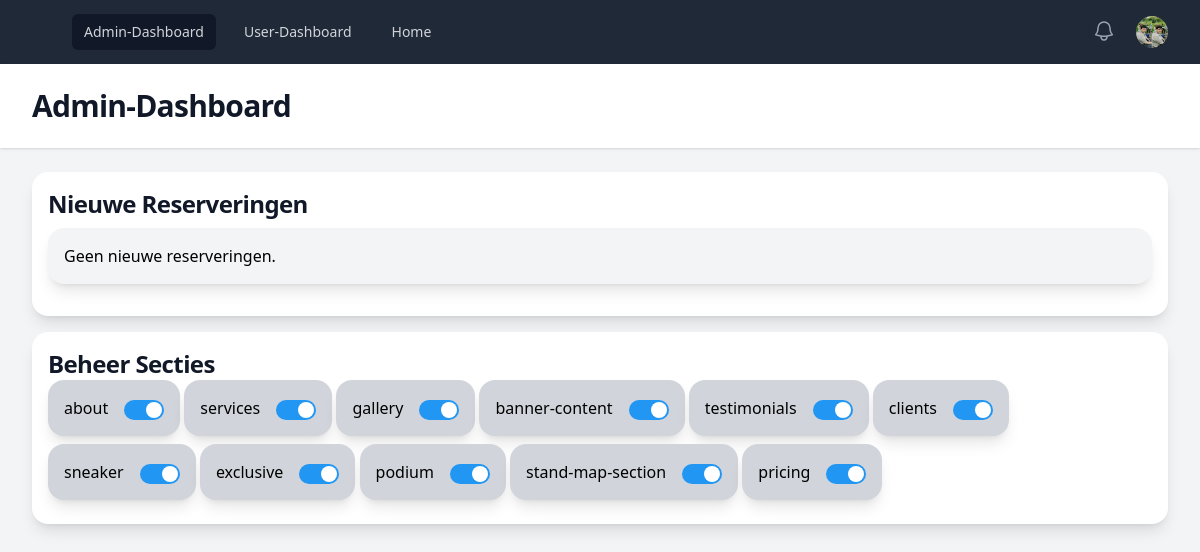
Page /admin_dashboard.php (signed in) on the committed database.
### tables this page shows
CREATE TABLE IF NOT EXISTS `users` (
  `id` int UNSIGNED NOT NULL AUTO_INCREMENT,
  `username` varchar(100) NOT NULL,
  `first_name` varchar(255) DEFAULT NULL,
  `last_name` varchar(255) DEFAULT NULL,
  `country` varchar(255) DEFAULT NULL,
  `street` varchar(255) DEFAULT NULL,
  `adres` varchar(255) DEFAULT NULL,
  `city` varchar(255) DEFAULT NULL,
  `state_province` varchar(255) DEFAULT NULL,
  `zip_postal_code` varchar(20) DEFAULT NULL,
  `email` varchar(100) NOT NULL,
  `password` varchar(255) NOT NULL,
  `created_at` timestamp NULL DEFAULT CURRENT_TIMESTAMP,
  `is_admin` tinyint(1) DEFAULT '0',
  `about` text,
  `profile_photo` varchar(255) DEFAULT 'assets/img/default/default-profile.png',
  `cover_photo` varchar(255) DEFAULT 'assets/img/default/default-cover.jpg',
  `PreOrder` tinyint(1) DEFAULT '0',
  `date` timestamp NULL DEFAULT CURRENT_TIMESTAMP,
  PRIMARY KEY (`id`),
  UNIQUE KEY `email` (`email`)
);

CREATE TABLE IF NOT EXISTS `sections` (
  `id` int NOT NULL AUTO_INCREMENT,
  `section_name` varchar(255) NOT NULL,
  `is_visible` tinyint(1) DEFAULT '1',
  PRIMARY KEY (`id`)
);

### admin_dashboard.php (the view, shortened to what this page needs)
<?php
include 'config/config.php';
$sql = "SELECT r.id, r.company_name, s.stand_number, p.plain_name, r.statuses FROM reservations r
        JOIN stands s ON r.stand_id = s.id
        JOIN plains p ON s.plain_id = p.id
        WHERE r.statuses = 'Pending'";
$stmt = $pdo->query($sql);
$allreservations = $stmt->fetchAll(PDO::FETCH_ASSOC);
$user_id = $_SESSION['user_id'];
$query = "SELECT * FROM users WHERE id = :user_id";
$stmt = $pdo->prepare($query);
$stmt->bindParam(':user_id', $user_id, PDO::PARAM_INT);
$stmt->execute();
$user = $stmt->fetch(PDO::FETCH_ASSOC);
?>
<!DOCTYPE html>
<html class="h-full bg-gray-100" lang="en">
<head>
    <script src="https://cdn.tailwindcss.com"></script>
</head>
<body class="h-full">
    <div class="min-h-full">
        <nav class="bg-gray-800">
            <div class="mx-auto max-w-7xl px-4 sm:px-6 lg:px-8">
                <div class="flex h-16 items-center justify-between">
                    <div class="flex items-center">
                        <div class="hidden md:block">
                            <div class="ml-10 flex items-baseline space-x-4">
                                <?php
                                if (isset($_SESSION['user_id']) && isset($_SESSION['is_admin']) && $_SESSION['is_admin'] === 1) {
                                    echo ('<a href="/admin_dashboard" class="rounded-md px-3 py-2 text-sm font-medium text-gray-300 bg-gray-900">Admin-Dashboard</a>
                                    <a href="/dashboard" class="rounded-md px-3 py-2 text-sm font-medium text-gray-300 hover:bg-gray-700 hover:text-white">User-Dashboard</a>
                                <a href="/" class="rounded-md px-3 py-2 text-sm font-medium text-gray-300 hover:bg-gray-700 hover:text-white">Home</a>');
                                } else {
                                    echo ('<a href="/dashboard" class="bg-gray-900 rounded-md px-3 py-2 text-sm font-medium text-gray-300">Dashboard</a>
                                <a href="/" class="rounded-md px-3 py-2 text-sm font-medium text-gray-300 hover:bg-gray-700 hover:text-white">Home</a>');
                                }
                                ?>
                            </div>
                        </div>
                    </div>
                    <div class="hidden md:flex items-center space-x-4">
                        <div class="relative">
                            <button type="button" id="notification-button" type="button" class="relative rounded-full bg-gray-800 p-1 text-gray-400 hover:text-white focus:outline-none focus:ring-2 focus:ring-white focus:ring-offset-2 focus:ring-offset-gray-800">
                            </button>
                        </div>
                        <div class="relative">
                            <button type="button" id="user-menu-button" class="relative flex items-center rounded-full bg-gray-800 text-sm focus:outline-none focus:ring-2 focus:ring-white">
                                <img class="h-8 w-8 rounded-full" src="<?php echo htmlspecialchars($user['profile_photo']); ?>" alt="Profile Photo">
                            </button>
                        </div>
                    </div>
                </div>
        </nav>
        <header class="bg-white shadow">
            <div class="mx-auto max-w-7xl px-4 py-6 sm:px-6 lg:px-8">
                <h1 class="text-3xl font-bold tracking-tight text-gray-900">Admin-Dashboard</h1>
            </div>
        </header>
        <main>
            <div class="mx-auto max-w-7xl px-4 py-6 sm:px-6 lg:px-8">
                <div class="bg-white p-4 rounded-2xl mb-4 shadow-lg">
                    <h2 class="text-2xl font-bold tracking-tight text-gray-900 mb-2">Nieuwe Reserveringen</h2>
                    <?php if (empty($allreservations)): ?>
                        <p class="mb-4 bg-gray-100 p-4 rounded-2xl mb-2 shadow-lg">Geen nieuwe reserveringen.</p>
                    <?php endif; ?>
                </div>
                <div class="bg-white p-4 rounded-2xl mb-4 shadow-lg">
                    <div class="flex grid">
                        <h2 class="text-2xl font-bold tracking-tight text-gray-900 col-span-full">Beheer Secties</h2>
                        <?php
                        $sql = "SELECT id, section_name, is_visible FROM sections";
                        $stmt = $pdo->query($sql);
                        $sections = $stmt->fetchAll(PDO::FETCH_ASSOC);
                        ?>
                        <ul class="col-span-full">
                            <?php foreach ($sections as $section): ?>
                                <li class="bg-gray-300 p-4 rounded-2xl mb-2 shadow-lg inline-flex flex-row align-middle">
                                    <p><?php echo htmlspecialchars($section['section_name']); ?></p>
                                    <label class="switch ml-4 mt-1">
                                        <span class="slider"></span>
                                    </label>
                                </li>
                            <?php endforeach; ?>
                        </ul>
                    </div>
                </div>
            </div>
        </main>
    </div>
</body>
</html>

### admin_dashboard.php (style rules this page uses)
.switch { position: relative; display: inline-block; width: 40px; height: 20px; }
.slider { position: absolute; cursor: pointer; top: 0; left: 0; right: 0; bottom: 0; background-color: #ccc; transition: 0.4s; border-radius: 34px; }
.slider:before { position: absolute; content: ""; height: 16px; width: 16px; left: 2px; bottom: 2px; background-color: white; transition: 0.4s; border-radius: 50%; }
input:checked+.slider { background-color: #2196F3; }
input:checked+.slider:before { transform: translateX(20px); }

### rows in the picture
users: profile_photo (picture)
sections: section_name "about"
sections: section_name "services"
sections: section_name "gallery"
sections: section_name "banner-content"
sections: section_name "testimonials"
sections: section_name "clients"
sections: section_name "sneaker"
sections: section_name "exclusive"
sections: section_name "podium"
sections: section_name "stand-map-section"
sections: section_name "pricing"
